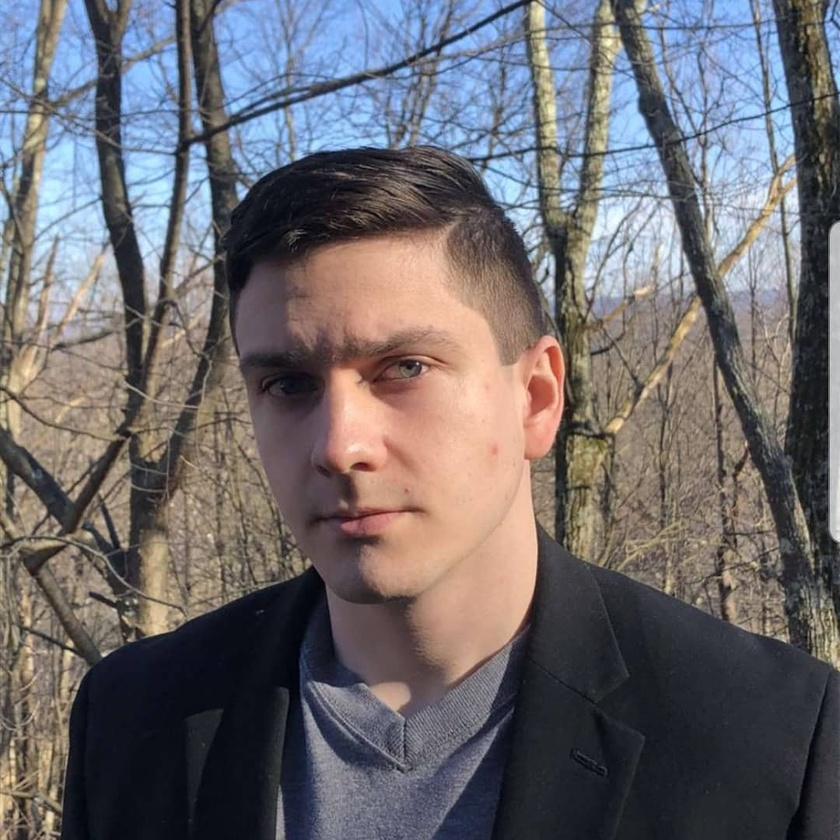
#> input picture me.jpg, 840 x 840 px, shrunk from 1080 x 1080 before the run
$ python -i videoBlur.py   (imports and definitions only)
#> lines starting #> are read from the running program, lines starting #| are printed output that depends on the picture
#> further down, picture is the input picture: shape (840, 840, 3); mean B, G, R 109, 105.4, 109
import cv2
import numpy as np

class FaceBlur:
    def __init__(self):
        self.face_cascade = cv2.CascadeClassifier('haarcascade_frontalface.xml')

    def blur_img(self, img):
        gray=cv2.cvtColor(img, cv2.COLOR_BGR2GRAY)
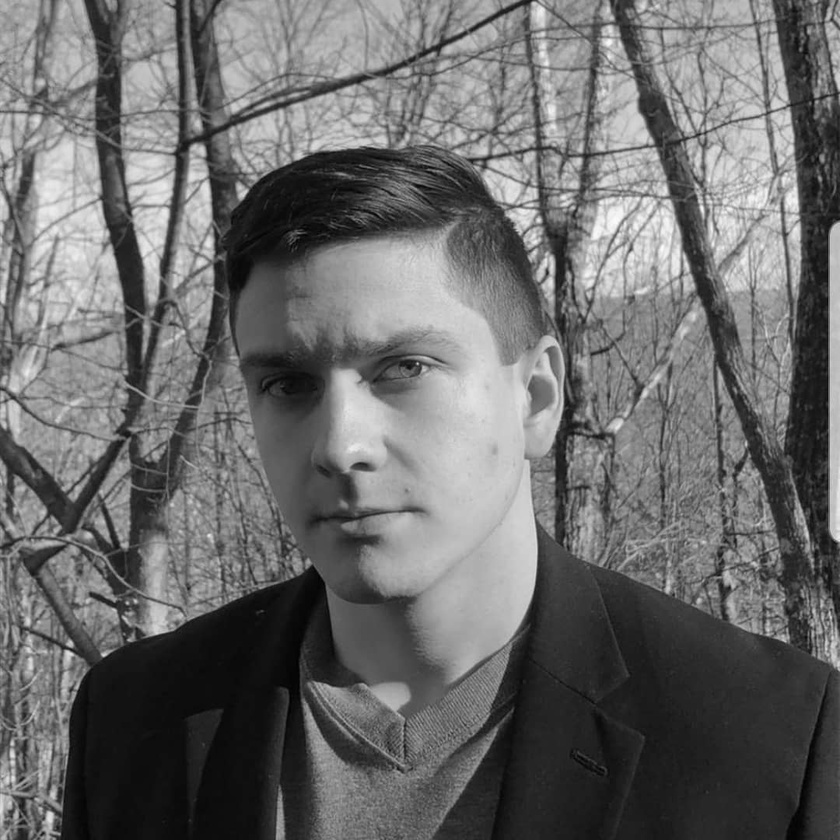
#> gray: shape (840, 840); min 1, max 253, mean 106.9
        faces=self.face_cascade.detectMultiScale(gray,1.3,5)
#> faces = [[167, 230, 385, 385]]
        #blur boxes
        for (x,y,w,h) in faces:
            sub_face=img[y:y+h, x:x+w]
            sub_face=cv2.GaussianBlur(sub_face, (23,23),70)
            img[y:y+sub_face.shape[0], x:x+sub_face.shape[1]] = sub_face
#> this loop made 1 pass
#> pass 1, in blur_img, `sub_face=img[y:y+h, x:x+w]`:
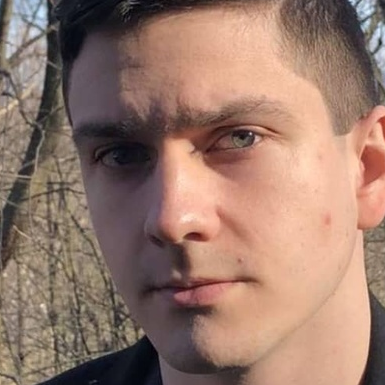
#> sub_face: shape (385, 385, 3); mean B, G, R 107.7, 121, 151.3
#> pass 1, in blur_img, `sub_face=cv2.GaussianBlur(sub_face, (23,23),70)`:
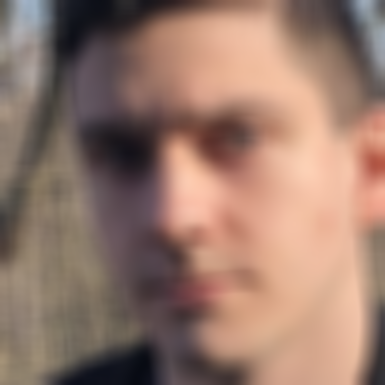
#> sub_face: shape (385, 385, 3); mean B, G, R 107.7, 121, 151.3
#> after the loop:
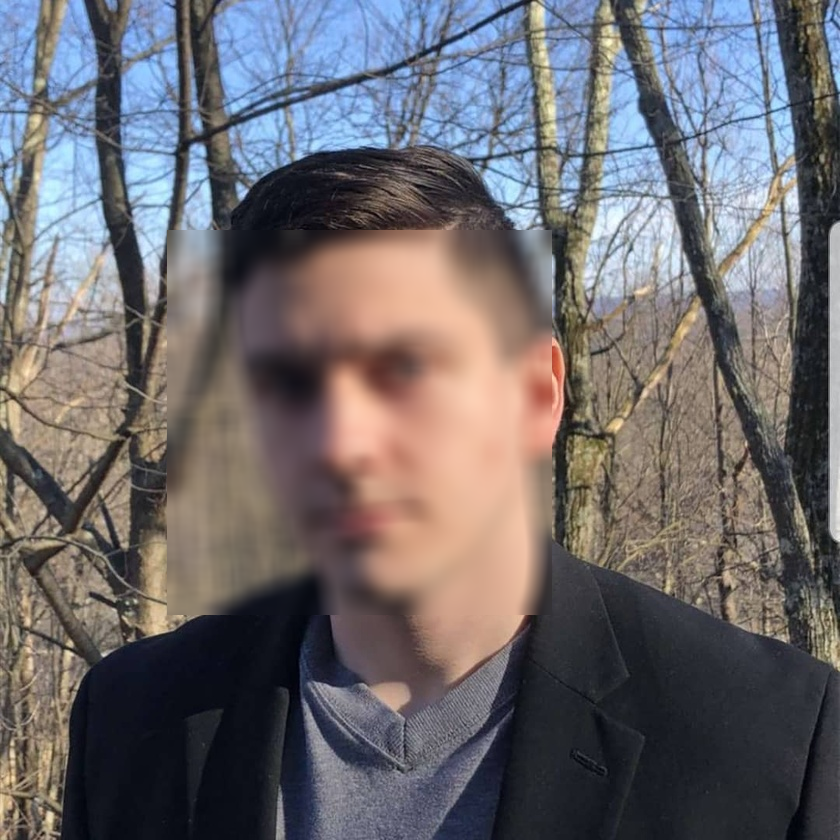
#> img: shape (840, 840, 3); mean B, G, R 109, 105.4, 109

        #newImg=cv2.cvtColor(gray, cv2.COLOR_GRAY2BGR)
        return img

    def process_img(self, imgPath='', outputPath=''):
        if outputPath=='':
            outputPath='output.png'
        if not imgPath=='':
            inImg=cv2.imread(imgPath)
            outImg=self.blur_img(inImg)
            cv2.imwrite(outputPath, outImg)


    def process_video(self, vidPath='', outputPath=''):
        if outputPath=='':
            outputPath='output.avi'
        if not vidPath=='':

            inVid=cv2.VideoCapture(vidPath)
            outVid=[]
            width,height,layers=0,0,0
            while(inVid.isOpened()):
                ret,frame=inVid.read()
                height,width,layers=frame[1].shape #save for video saving

                outputImg=self.blur_img(frame)

                outVid.append(outputImg)
            #save new vid
            video=cv2.VideoWriter(outputPath, -1,1,(width,height))
            for i in range(len(outVid)):
                video.write(outVid)


>>> import cv2
>>> picture = cv2.imread('me.jpg')
>>> result = FaceBlur().blur_img(picture)
